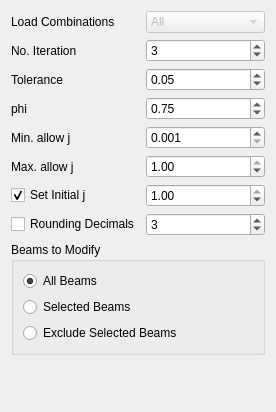
<?xml version="1.0" encoding="UTF-8"?>
<ui version="4.0">
 <class>Dialog</class>
 <widget class="QDialog" name="Dialog">
  <property name="geometry">
   <rect>
    <x>0</x>
    <y>0</y>
    <width>276</width>
    <height>412</height>
   </rect>
  </property>
  <property name="windowTitle">
   <string>beam torsion options</string>
  </property>
  <layout class="QVBoxLayout" name="verticalLayout">
   <item>
    <layout class="QGridLayout" name="gridLayout">
     <item row="0" column="1">
      <widget class="QComboBox" name="load_combination_box">
       <property name="enabled">
        <bool>false</bool>
       </property>
       <item>
        <property name="text">
         <string>All</string>
        </property>
       </item>
      </widget>
     </item>
     <item row="2" column="0">
      <widget class="QLabel" name="label_4">
       <property name="text">
        <string>Tolerance</string>
       </property>
      </widget>
     </item>
     <item row="5" column="0">
      <widget class="QLabel" name="label_6">
       <property name="text">
        <string>Max. allow j</string>
       </property>
      </widget>
     </item>
     <item row="3" column="1">
      <widget class="QDoubleSpinBox" name="phi_spinbox">
       <property name="maximum">
        <double>1.000000000000000</double>
       </property>
       <property name="singleStep">
        <double>0.050000000000000</double>
       </property>
       <property name="value">
        <double>0.750000000000000</double>
       </property>
      </widget>
     </item>
     <item row="1" column="0">
      <widget class="QLabel" name="label_3">
       <property name="text">
        <string>No. Iteration</string>
       </property>
      </widget>
     </item>
     <item row="4" column="1">
      <widget class="QDoubleSpinBox" name="minj_spinbox">
       <property name="decimals">
        <number>3</number>
       </property>
       <property name="minimum">
        <double>0.001000000000000</double>
       </property>
       <property name="maximum">
        <double>1.000000000000000</double>
       </property>
       <property name="singleStep">
        <double>0.010000000000000</double>
       </property>
       <property name="value">
        <double>0.001000000000000</double>
       </property>
      </widget>
     </item>
     <item row="5" column="1">
      <widget class="QDoubleSpinBox" name="maxj_spinbox">
       <property name="minimum">
        <double>0.010000000000000</double>
       </property>
       <property name="maximum">
        <double>1.000000000000000</double>
       </property>
       <property name="singleStep">
        <double>0.010000000000000</double>
       </property>
       <property name="value">
        <double>1.000000000000000</double>
       </property>
      </widget>
     </item>
     <item row="4" column="0">
      <widget class="QLabel" name="label_5">
       <property name="text">
        <string>Min. allow j</string>
       </property>
      </widget>
     </item>
     <item row="2" column="1">
      <widget class="QDoubleSpinBox" name="tolerance_spinbox">
       <property name="minimum">
        <double>0.010000000000000</double>
       </property>
       <property name="maximum">
        <double>0.500000000000000</double>
       </property>
       <property name="singleStep">
        <double>0.010000000000000</double>
       </property>
       <property name="value">
        <double>0.050000000000000</double>
       </property>
      </widget>
     </item>
     <item row="0" column="0">
      <widget class="QLabel" name="label">
       <property name="text">
        <string>Load Combinations</string>
       </property>
      </widget>
     </item>
     <item row="1" column="1">
      <widget class="QSpinBox" name="iteration_spinbox">
       <property name="minimum">
        <number>1</number>
       </property>
       <property name="value">
        <number>3</number>
       </property>
      </widget>
     </item>
     <item row="6" column="1">
      <widget class="QDoubleSpinBox" name="initial_spinbox">
       <property name="minimum">
        <double>0.010000000000000</double>
       </property>
       <property name="maximum">
        <double>1.000000000000000</double>
       </property>
       <property name="singleStep">
        <double>0.010000000000000</double>
       </property>
       <property name="value">
        <double>1.000000000000000</double>
       </property>
      </widget>
     </item>
     <item row="3" column="0">
      <widget class="QLabel" name="label_2">
       <property name="text">
        <string>phi</string>
       </property>
      </widget>
     </item>
     <item row="8" column="1">
      <widget class="QSpinBox" name="round_decimals">
       <property name="minimum">
        <number>1</number>
       </property>
       <property name="maximum">
        <number>10</number>
       </property>
       <property name="value">
        <number>3</number>
       </property>
      </widget>
     </item>
     <item row="6" column="0">
      <widget class="QCheckBox" name="initial_checkbox">
       <property name="text">
        <string>Set Initial j</string>
       </property>
       <property name="checked">
        <bool>true</bool>
       </property>
      </widget>
     </item>
     <item row="8" column="0">
      <widget class="QCheckBox" name="rounding">
       <property name="text">
        <string>Rounding Decimals</string>
       </property>
       <property name="checked">
        <bool>false</bool>
       </property>
      </widget>
     </item>
    </layout>
   </item>
   <item>
    <widget class="QGroupBox" name="groupBox">
     <property name="title">
      <string>Beams to Modify</string>
     </property>
     <layout class="QVBoxLayout" name="verticalLayout_2">
      <item>
       <widget class="QRadioButton" name="all_beams">
        <property name="text">
         <string>All Beams</string>
        </property>
        <property name="checked">
         <bool>true</bool>
        </property>
       </widget>
      </item>
      <item>
       <widget class="QRadioButton" name="selected_beams">
        <property name="text">
         <string>Selected Beams</string>
        </property>
       </widget>
      </item>
      <item>
       <widget class="QRadioButton" name="exclude_selected_beams">
        <property name="text">
         <string>Exclude Selected Beams</string>
        </property>
       </widget>
      </item>
     </layout>
    </widget>
   </item>
   <item>
    <spacer name="verticalSpacer">
     <property name="orientation">
      <enum>Qt::Vertical</enum>
     </property>
     <property name="sizeHint" stdset="0">
      <size>
       <width>20</width>
       <height>40</height>
      </size>
     </property>
    </spacer>
   </item>
  </layout>
 </widget>
 <tabstops>
  <tabstop>iteration_spinbox</tabstop>
  <tabstop>tolerance_spinbox</tabstop>
  <tabstop>phi_spinbox</tabstop>
  <tabstop>minj_spinbox</tabstop>
  <tabstop>maxj_spinbox</tabstop>
  <tabstop>initial_spinbox</tabstop>
  <tabstop>initial_checkbox</tabstop>
  <tabstop>load_combination_box</tabstop>
 </tabstops>
 <resources/>
 <connections/>
</ui>
